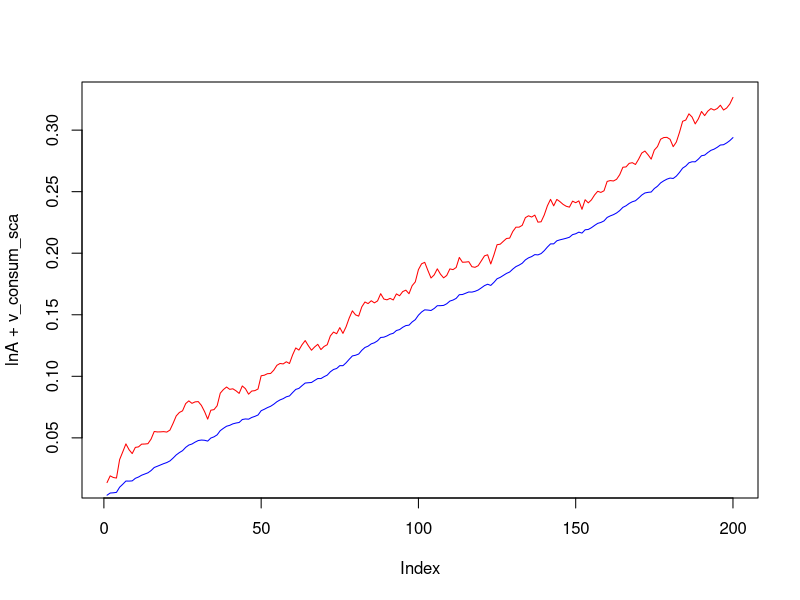
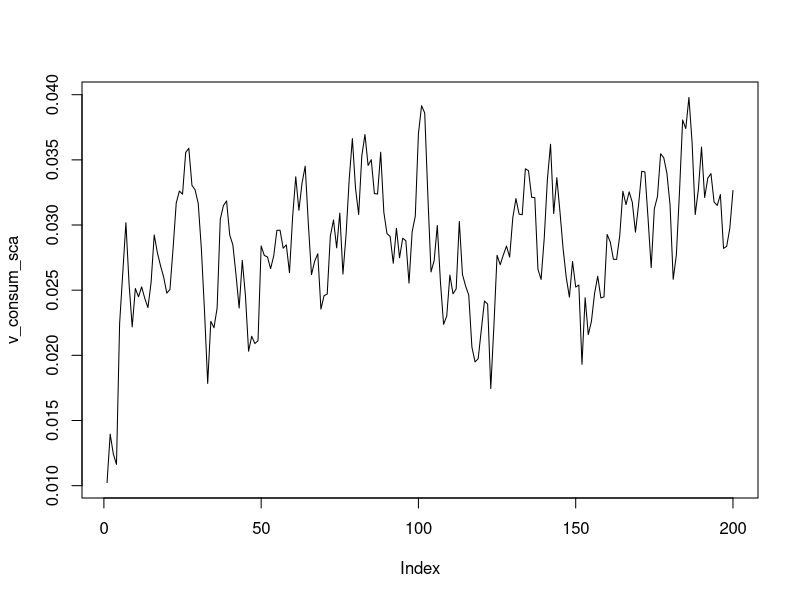
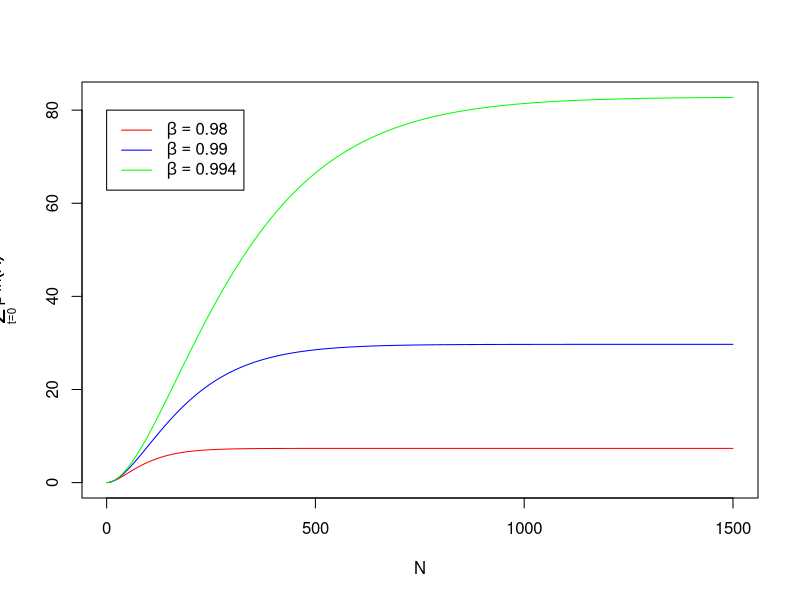

Here is the R script that generated these plots, in order:
## ---- chunk 1
N = 200
growth.rate = rnorm(n=N, mean=0.0015, sd=0.001)

consum_sca_ini  = 0
consum_sca = consum_sca_ini
rho_c = 0.85

v_consum_sca = rep(0, N)

for (i in 1:N){
  consum_sca =  rho_c*consum_sca + 3*growth.rate[i]
  v_consum_sca[i] =  consum_sca
}

lnA = cumsum(growth.rate)

plot(lnA+v_consum_sca, type="l", col=c("red"))
lines(lnA, type="l", col=c("blue"))
plot(v_consum_sca, type="l")

## ---- chunk 2
library(ggplot2)
beta = 0.999
betas = c(0.98,0.99,0.994)
mua = 0.003
T = 1500
vlnA = cumsum(rep(mua,T)) #assumes first ln(A) equal to zero

seriesvalue = vector()
for(i in 1:length(betas)){
  beta = betas[i]
  vbeta = cumprod(rep(beta,T))
  seriesvalue = rbind(seriesvalue , cumsum(vbeta*vlnA))
}

tsseries = as.ts(t(seriesvalue))

plot(tsseries, plot.type="single", col=c('red', 'blue', 'green'), ylab=expression(sum(beta^t * ln(A), t==0,N)), xlab="N")

#par(omd = c(.15, .85, .15, .85))

par(mgp = c(0, 2, 0), cex.lab=0.9)
legend(0,80, c(expression(beta==0.98),expression(beta==0.99),expression(beta==0.994)), col=c('red', 'blue', 'green'), lty=1)

